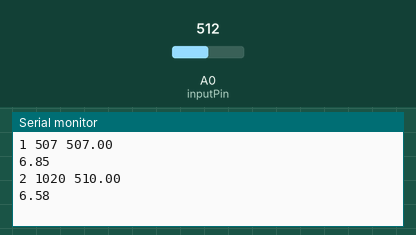
This sketch was run on a simulated Arduino Uno, built with avr-gcc and run on an emulated ATmega328P. On the bench: the last lines printed to the serial monitor. The test bench sets the inputs (shaded band); at power-on: A0 (inputPin) = 512.

Above: at 2.8 s.
2.9 s: A0 (inputPin) set to 716
At 3.8 s:
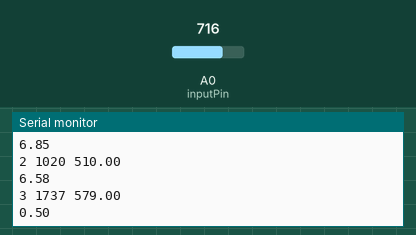
4.4 s: A0 (inputPin) set to 900
At 5.4 s:
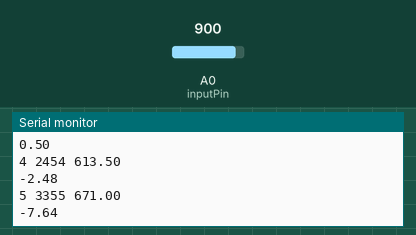
Timing chart, 0 to 7.4 s (numbered marks = the images above; inputs shaded):
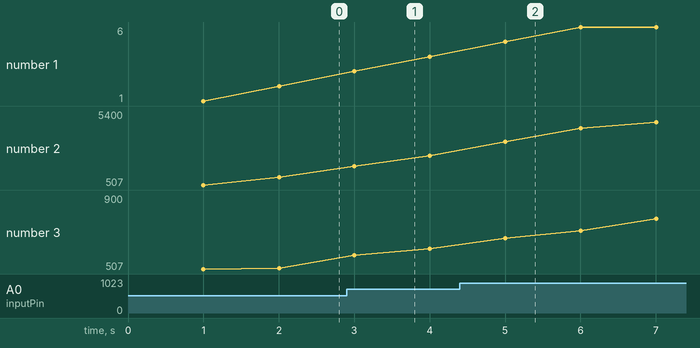

Measured:
- after the input at 2.9 s, the serial monitor: prints a new line after 0.10 s (image 1)
- after the input at 4.4 s, the serial monitor: prints a new line after 0.60 s (image 2)
- plotted number 2: 1020 → 2454 after the input at 2.9 s, 2454 → 5400 after the input at 4.4 s
- plotted number 3: 510 → 613.5 after the input at 2.9 s, 613.5 → 900 after the input at 4.4 s

The sketch:

Digital_filter2.ino
```cpp
#define inputPin A0

unsigned long previousReadTime = 0;
int readPeriod = 1000;
const int readValArrSize = 6;
int readValArr[readValArrSize];

void setup() {
  Serial.begin(9600);
  pinMode(inputPin, INPUT);

  for(int i = 0; i < readValArrSize;i++)
   readValArr[i] = -1;
}

double Thermistor(int RawADC)
  {
    double Temp;
    Temp = log(10000.0 / (1024.0 / RawADC - 1));
    Temp = 1 / (0.001129148 + (0.000234125 + (0.0000000876741 * Temp * Temp )) * Temp );
    Temp = Temp - 273.15;            // Convert Kelvin to Celcius
    Temp = Temp - 18.6; // correction value
    //Temp = (Temp * 9.0)/ 5.0 + 32.0; // Convert Celcius to Fahrenheit
    return Temp;
  }

void loop() {
  filter();
}

void filter()
{
  unsigned long readTime = millis();
  if (readTime < previousReadTime)
    previousReadTime = readTime;

  if ((unsigned long)(readTime - previousReadTime) >= readPeriod)
  {
    int realValsCount = 1, tempSumOfArr = 0;
    int inputPin = analogRead(inputPin);

    for (int i = readValArrSize - 2; i > -1; i--)
    {
      readValArr[i + 1] = readValArr[i];
      if (readValArr[i] != -1)
        realValsCount++;
    }
    readValArr[0] = inputPin;

    for (int i = 0; i < readValArrSize; i++)
      tempSumOfArr += readValArr[i];


    double tempVal = (double)tempSumOfArr / (double)realValsCount;

    Serial.println((String)realValsCount + " " + (String)tempSumOfArr + " " + (String)tempVal);

    double temp   =  Thermistor(tempVal);

    Serial.println(temp);

    previousReadTime = millis();
  }
}
```
